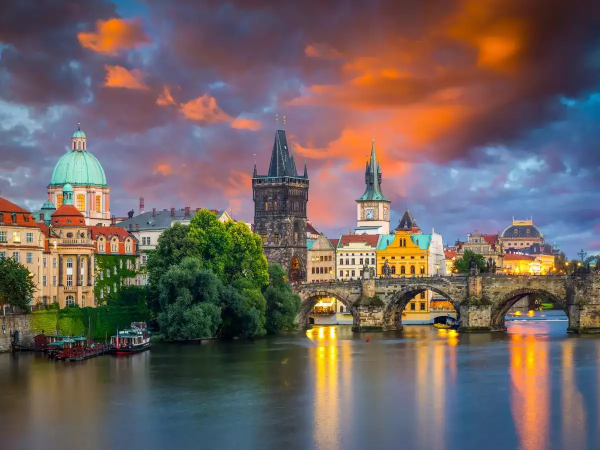
#> input picture image.webp, 1200 x 900 px (shown at 1/2 size)
$ jupyter execute hm2.ipynb
#> lines starting #> are read from the running program, lines starting #| are printed output that depends on the picture
# HOMEWORK 2
For this homework you will have to complete and implement the colour balancing for:
* Gray world algorithm
* Scale-by-max algorithm

You are free to use your own images. Experiment with more images and think about the effect each of the algorithms has on the resulting (balanced) image.

### Colour Balancing
In this notebook we will show different type of colour balancing making use of von Kries' hypothesis.

[cell 1]
import cv2
import numpy as np
from matplotlib import pyplot as plt
plt.rcParams['figure.figsize'] = [15, 5]

[cell 2]
img = cv2.imread('../image.webp')
#> img is the input picture: shape (900, 1200, 3); mean B, G, R 96.1, 99.3, 112.8
img = cv2.cvtColor(img, cv2.COLOR_BGR2RGB)
plt.imshow(img), plt.axis('off')

### White patch
In white patch algorithm we choose a group of pixels we know they should be white. We then scale the resulting image colour channels by this white patch.

[cell 3]
# Define white patch and the coefficients
row, col = 520, 1070
white = img[row, col, :]
#> white = [242, 211, 151]
coeffs = 255.0/white
#> coeffs = [1.05, 1.21, 1.69]

# Apply white balancing and generate balanced image
balanced = np.zeros_like(img, dtype=np.float32)
for channel in range(3):
    balanced[..., channel] = img[..., channel] * coeffs[channel]
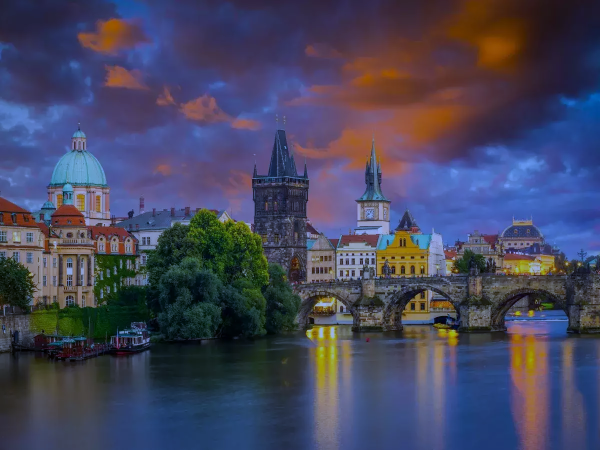
#> balanced: shape (900, 1200, 3) float32 (shown at 1/2 size); mean R, G, B 118.8, 120, 162.3; drawn with min black and max white

# White patching does not guarantee that the dynamic range is preserved, images must be clipped.
balanced = balanced/255
balanced[balanced > 1] = 1
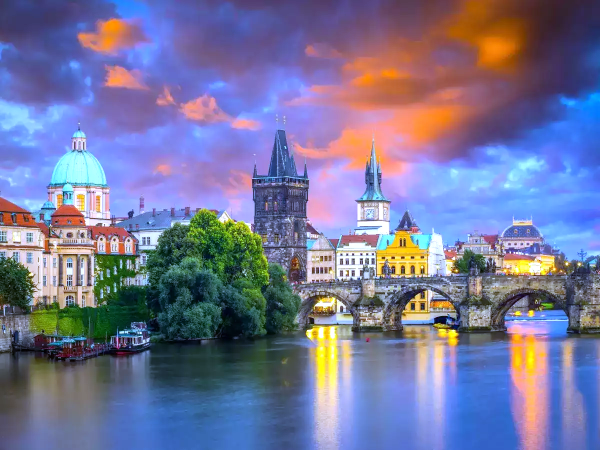
#> balanced: shape (900, 1200, 3) float32 (shown at 1/2 size); mean R, G, B 0.465, 0.47, 0.612

plt.subplot(121), plt.imshow(img), plt.axis('off')
plt.subplot(122), plt.imshow(balanced), plt.axis('off')
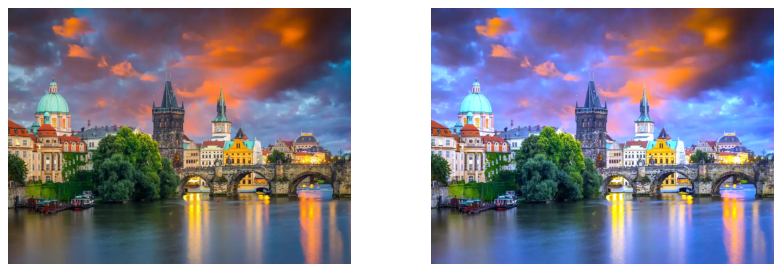
#> figure drawn by matplotlib, 2 panels

### Gray world
This algorithm assumes that a scene, on average, is gray.

[cell 4]
# Load your image
img = cv2.imread('../image.webp')
img = cv2.cvtColor(img, cv2.COLOR_BGR2RGB)

# Compute the mean values for all three colour channels (red, green, blue)
mean_r = np.mean(img[:, :, 0])
#> mean_r = 112.8
mean_g = np.mean(img[:, :, 1])
#> mean_g = 99.29
mean_b = np.mean(img[:, :, 2])
#> mean_b = 96.08

# Compute the coefficients kr, kg, kb
# Note: there are 3 coefficients to compute but we only have 2 equations.
# Therefore, you have to make an assumption, fix the value of one of the
# coefficients and compute the remining two
# Hint: You can fix the coefficient of the brightest colour channel to 1.
max_mean = max(mean_r, mean_g, mean_b)
#> max_mean = 112.8
kr = 1
kg = max_mean / mean_g
#> kg = 1.14
kb = max_mean / mean_b
#> kb = 1.17

# Apply color balancing and generate the balanced image
balanced = img.copy()
balanced[:, :, 0] = np.clip(balanced[:, :, 0] * kr, 0, 255)
balanced[:, :, 1] = np.clip(balanced[:, :, 1] * kg, 0, 255)
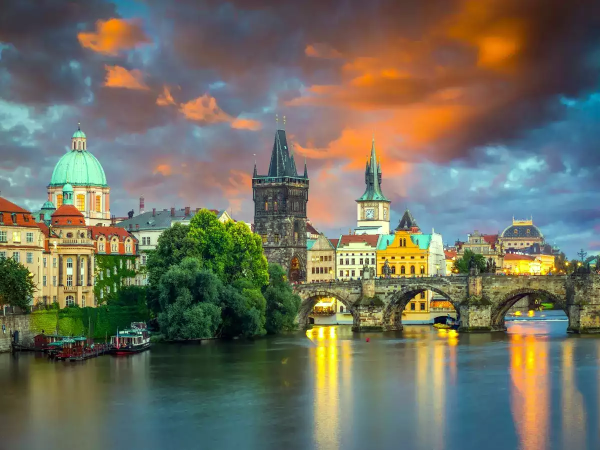
#> balanced: shape (900, 1200, 3) (shown at 1/2 size); mean R, G, B 112.8, 112.2, 96.1
balanced[:, :, 2] = np.clip(balanced[:, :, 2] * kb, 0, 255)
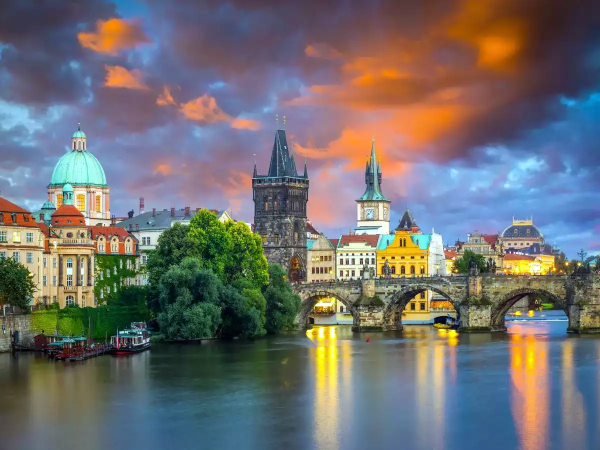
#> balanced: shape (900, 1200, 3) (shown at 1/2 size); mean R, G, B 112.8, 112.2, 112.2

# Show the original and the balanced image side by side
plt.subplot(121), plt.imshow(img), plt.axis('off')
plt.subplot(122), plt.imshow(balanced.astype('uint8')), plt.axis('off')

### Scale-by-max
This is a straightforward algorithm that scales each colour channel by its maximum value. Note that it is sensitive to noise and saturations.

[cell 5]
# Load your image
img = cv2.imread('../image.webp')
img = cv2.cvtColor(img, cv2.COLOR_BGR2RGB)

# Compute the maximum values for all three colour channels (red, green, blue)
max_r = np.max(img[:, :, 0])
#> max_r = 255
max_g = np.max(img[:, :, 1])
#> max_g = 255
max_b = np.max(img[:, :, 2])
#> max_b = 255

# Apply scale-by-max balancing and generate the balanced image
balanced = img.copy()
balanced[:, :, 0] = np.clip((balanced[:, :, 0] / max_r) * 255, 0, 255)
balanced[:, :, 1] = np.clip((balanced[:, :, 1] / max_g) * 255, 0, 255)
balanced[:, :, 2] = np.clip((balanced[:, :, 2] / max_b) * 255, 0, 255)

plt.subplot(121), plt.imshow(img), plt.axis('off')
plt.subplot(122), plt.imshow(balanced.astype('uint8')), plt.axis('off')

$ run again, with cat.webp copied over image.webp
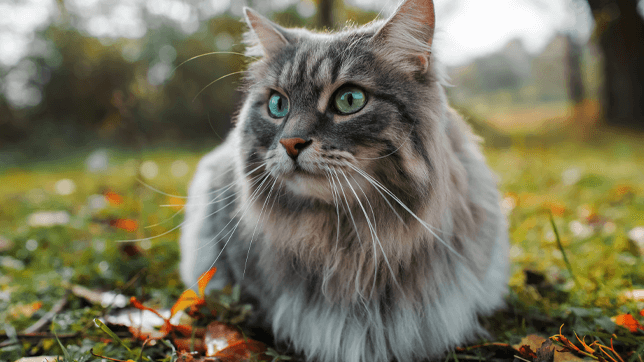
#> input picture cat.webp, 644 x 362 px
#> img is the input picture: shape (362, 644, 3); mean B, G, R 90.5, 115, 118.5
#> mean_r = 118.5
#> mean_g = 115
#> mean_b = 90.46
#> max_mean = 118.5
#> kg = 1.03
#> kb = 1.31
#> `balanced[:, :, 2] = np.clip(balanced[:, :, 2] * kb, 0, 255)`:
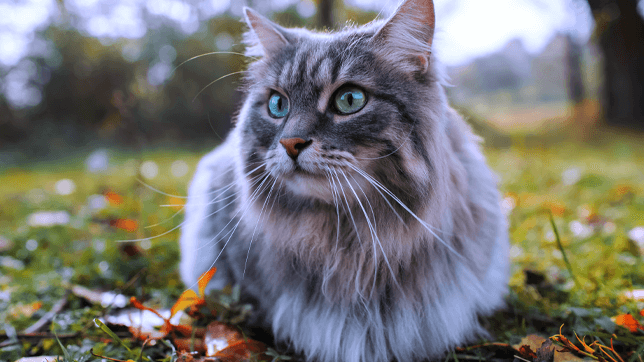
#> balanced: shape (362, 644, 3); mean R, G, B 118.5, 118, 115.3
#> max_r = 252
#> max_b = 253
#> `[cell 5] # Load your image img = cv2.imread('../image.webp') img = cv2..`:
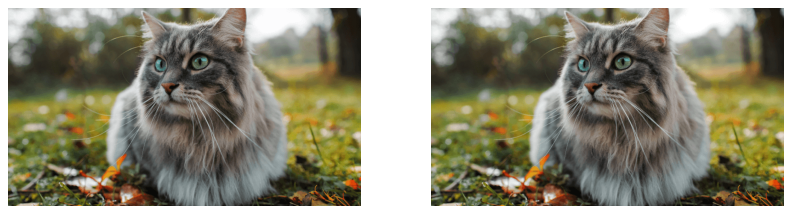
#> figure drawn by matplotlib, 2 panels

$ run again, with grass.webp copied over image.webp
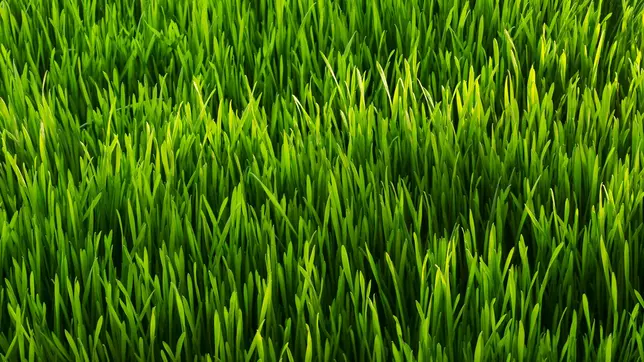
#> input picture grass.webp, 644 x 362 px
#> img is the input picture: shape (362, 644, 3); mean B, G, R 10.4, 108.3, 62.2
#> mean_r = 62.19
#> mean_g = 108.3
#> mean_b = 10.43
#> max_mean = 108.3
#> kg = 1
#> kb = 10.39
#> `balanced[:, :, 2] = np.clip(balanced[:, :, 2] * kb, 0, 255)`:
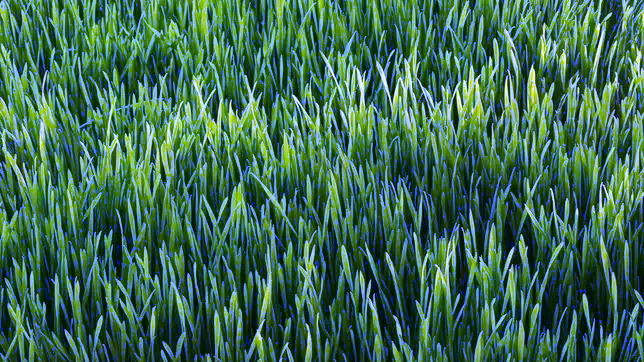
#> balanced: shape (362, 644, 3); mean R, G, B 62.2, 108.3, 83.9
#> max_r = 255
#> max_b = 202
#> `[cell 5] # Load your image img = cv2.imread('../image.webp') img = cv2..`:
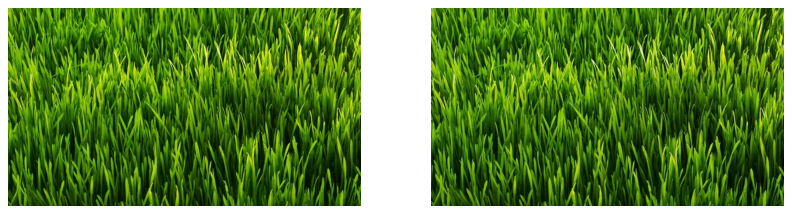
#> figure drawn by matplotlib, 2 panels
